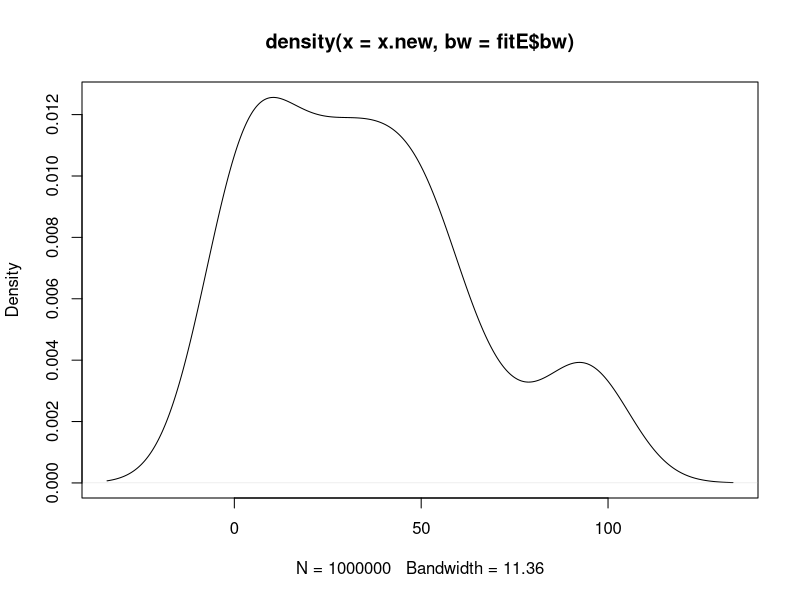

This figure's R source:
# Spore Costs
#26 August 2025 - last update
# Author: C. Karakoc

######################
# Packages & Plotting 
######################

library(tidyverse)       
# ggplot theme
library(scales) 
library(ggfortify)
library(ggrepel)
#plotting
library(ggpubr) 
library(grid)

mytheme <- theme_bw()+
  theme(axis.ticks.length = unit(.25, "cm"))+
  theme(legend.text = element_text(size=16))+
  theme(axis.text = element_text(size = 18, color = "black"), axis.title = element_text(size = 18))+
theme(panel.grid.major = element_blank(), panel.grid.minor = element_blank(), 
      panel.border = element_rect(fill=NA, colour = "black", 
size=1))+
theme(strip.text.x = element_text(size = 18))+
  theme(legend.title=element_blank())+
  theme(panel.border = element_rect(fill=NA, colour = "black", 
                                    linewidth=1)) +
theme(axis.text.x.top = element_blank(), axis.title.x.top = element_blank(),
        axis.text.y.right = element_blank(), axis.title.y.right = element_blank())+
   theme(axis.title.x = element_text(margin=margin(10,0,0)),
   axis.title.y = element_text(margin=margin(0,10,0,0)),
   axis.text.x = element_text(margin=margin(10,0,0,0)),
   axis.text.y = element_text(margin=margin(0,10,0,0)))

mytheme2 <- theme_bw()+
  theme(axis.ticks.length = unit(.25, "cm"))+
  theme(legend.text = element_text(size=14))+
  theme(axis.text = element_text(size = 18, color = "black"), axis.title = element_text(size = 18))+
  theme(panel.grid.major = element_blank(), panel.grid.minor = element_blank(), 
        panel.border = element_rect(fill=NA, colour = "black", 
                                    size=1))+
  theme(strip.text.x = element_text(size = 18))+
  theme(legend.title=element_blank())+
  theme(panel.border = element_rect(fill=NA, colour = "black", 
                                    linewidth=1)) +
  theme(axis.title.x = element_text(margin=margin(10,0,0)),
        axis.title.y = element_text(margin=margin(0,10,0,0)),
        axis.text.x = element_text(margin=margin(10,0,0,0)),
        axis.text.y = element_text(margin=margin(0,10,0,0)))+
  theme(axis.title.x.top = element_text(margin=margin(10,10,0)),
        axis.title.y.right = element_text(margin=margin(0,10,0,0)),
        axis.text.x.top = element_text(margin=margin(10,0,10,0)),
        axis.text.y.right = element_text(margin=margin(0,10,0,0)))

# Color blind palette
cbpalette <- c("#0072B2", "#D55E00","#009E73", "#CC79A7", "#56B4E9", "#999999", "#F0E442", "#000000")

setwd("~/Documents/GitHub/cost_of_spore")

######################
# Data
######################

# Sporulation efficiency (corresponds to the SI Table 1 with full dataset of the papers)
efficiencyEmp     <- read.table("./efficiency/empirical/data/efficiency.csv", sep = ",", dec = "," , header = T, stringsAsFactors = F)

#################################
# Empirical spore efficiency
#################################

efficiencyEmp$efficiency <- as.numeric(efficiencyEmp$efficiency)
med.efficiency <- median(as.numeric(efficiencyEmp$efficiency))

efficiencyPlot <- ggplot(efficiencyEmp, aes(efficiency))+
  geom_density(linewidth = 1.6, color = "#0072B2")+
  xlab("Sporulation efficiency (%)")+
  ylab("Frequency")+
  geom_vline(xintercept = med.efficiency, color = "black", linetype = "dashed" )+
  coord_cartesian(ylim = c(0.0025, 0.0125))+
  annotate(geom = "label", x = 33, y = 0.005, color ="black", fill = "white", label = "Median = 31%")+
  scale_x_continuous(limits = c(0,100), breaks = c(0,25,50,75,100), labels = c(0,25,50,75,100))+
  mytheme
  
library(truncnorm)
fitE   <- density(efficiencyEmp$efficiency, from = 0, to = 100)
N     <- 1e6
x.new <- rtruncnorm(a = 0, b = 100, N, sample(efficiencyEmp$efficiency, size = N, replace = TRUE))
plot(density(x.new, bw = fitE$bw))

densityPlot <- as.data.frame(x.new)

means = densityPlot %>%
  summarise(M = median(x.new), SD = sd(x.new), N = n())

# Sample size of 50. T Distribution intervals
means$error = qt(0.975, df = 50-1)*means$SD/sqrt(means$N)
means$upper = means$M+means$error
means$lower = means$M-means$error

efficiencyPlot <- ggplot(densityPlot, aes(x = x.new))+
  geom_density(alpha = 0.1, linewidth = 0.8, bw = 11.35555, color = "#0072B2")+
  geom_vline(xintercept = med.efficiency, linetype = 'dashed', color = "black")+
  annotate(geom = "label", x = 33, y = 0.005, color = "black", fill = "white", label = "Median = 31%")+
  labs(x="Sporulation efficiency", y = "Density")+
  mytheme + 
  scale_x_continuous(limits = c(-30,130), sec.axis = dup_axis())+
  scale_y_continuous(sec.axis = dup_axis())

#ggsave("./efficiency/empirical/figures/efficiencyEmp.pdf", efficiencyPlot, width = 5.6, height = 4.4)

############################################
# Plot's for Model results for the main text
############################################

# Consumer-resource model 
consumerResource <- read.table("./efficiency/model/data/consumer_resource_spore_model.tsv", header = FALSE, sep = "\t", stringsAsFactors = FALSE)
consumerResource$values <- strsplit(consumerResource$V2, ",")

max_values <- max(sapply(consumerResource$values, length))
value_cols <- paste0("value", 1:max_values)
values_df  <- as.data.frame(do.call(rbind, lapply(consumerResource$values, `length<-`, max_values)))
colnames(values_df) <- value_cols

new_data <- cbind(consumerResource[,1, drop=FALSE], values_df)

new_data_matrix <- as.matrix(new_data[, -1])
rownames(new_data_matrix) <- new_data[, 1]
new_data_transposed <- t(new_data_matrix)

new_data_final <- as.data.frame(new_data_transposed, stringsAsFactors = FALSE)
for (i in 1:ncol(new_data_final)) {
  new_data_final[, i] <- as.numeric(new_data_final[, i])
}

legend_names <- c("resource concentration", "cell density", "spore density")  # Replace with your desired legend names

plotModel <- new_data_final%>%
  pivot_longer(-hours, names_to = "population", values_to = "abundance")

plotModel$population <- factor(plotModel$population, levels = c("resource_concentration", "cell_concentration", "spore_concentration"))

annotation_positions <- data.frame(
  population = c("resource", "vegetative", "spore"),
  hours = c(1, 30, 34),  # Example positions for each level
  abundance = c(10^3.5, 10^9.5, 10^8.5)  # Example positions for each level
)

plot1 <- ggplot(plotModel, aes(x = hours, y = abundance, color = population))+
  geom_line(size = 1.6)+
  mytheme+
  labs(x = "Time (h)", y = "Concentration")+
  theme(legend.position = c(0.25, 0.88))+
  scale_color_manual(labels = c("resource concentration", "cell density", "spore density"), 
                     values = c("#009E73", "#0072B2", "#D55E00"))+
  scale_y_continuous(limits = c(10^0, 10^10), trans = "log10", breaks = c(10^1,10^3,10^5,10^7,10^9), 
                     labels = function(x) parse(text = paste0("10^", format(log10(x), digits = 2))), sec.axis = dup_axis())+
  scale_x_continuous(sec.axis = dup_axis())+
  theme(legend.position = "none")+
  geom_text(data = annotation_positions,
            aes(label = population), color = c("#009E73", "#0072B2", "#D55E00"),
            x = annotation_positions$hours, y = log10(annotation_positions$abundance),
            hjust = -0.1, vjust = 0.5, size = 6)   

#############################################################################

# Spore efficiency 
efficiency <- read.table("./efficiency/model/data/efficiency_data.tsv", header = FALSE, sep = "\t", stringsAsFactors = FALSE)
efficiency$values <- strsplit(efficiency$V2, ",")

max_values_eff <- max(sapply(efficiency$values, length))
value_cols_eff <- paste0("value", 1:max_values_eff)
values_df_eff  <- as.data.frame(do.call(rbind, lapply(efficiency$values, `length<-`, max_values_eff)))
colnames(values_df_eff) <- value_cols_eff

new_data_eff <- cbind(efficiency[,1, drop=FALSE], values_df_eff)

new_data_matrix_eff <- as.matrix(new_data_eff[, -1])
rownames(new_data_matrix_eff) <- new_data_eff[, 1]
new_data_transposed_eff <- t(new_data_matrix_eff)

new_data_final_eff <- as.data.frame(new_data_transposed_eff, stringsAsFactors = FALSE)
for (i in 1:ncol(new_data_final_eff)) {
  new_data_final_eff[, i] <- as.numeric(new_data_final_eff[, i])
}

# spore/cell empirical estimate
ratio_estimate <- 2385796113/93854440000 # from bioaccounting C_spore/C_cell_budget

efficiency_estimate <- ggplot(new_data_final_eff,
            aes(x = spore_vs_cell_atp_ratio, y = sporulation_efficiency)) +
  geom_line(size = 1.3, colour = "#0072B2") +
  geom_vline(xintercept = ratio_estimate, linetype = "dashed") +
  labs(x = "Ratio of energetic costs, spore/cell",
       y = "Sporulation efficiency") +
  scale_x_log10(breaks = 10^seq(-4, 4, 1), labels = label_log()) +
  scale_y_log10(limits = c(1e-3, 1e-1),
                breaks = 10^seq(-3, 0, 1),
                labels = label_log()) +
  mytheme+
  annotate("text", x = 10^-1.9, y = 10^-2.5, label = "Emprical estimate", size = 6, angle = 90)
##########################################################################################################

figure4 <- ggarrange(efficiencyPlot, plot1, efficiency_estimate,
                     labels = c("A", "B", "C"),
                     ncol = 3, nrow = 1)

#ggsave("./efficiency/empirical/figures/figure4.pdf", plot = figure4, width = 15, height = 4, dpi = 300)
